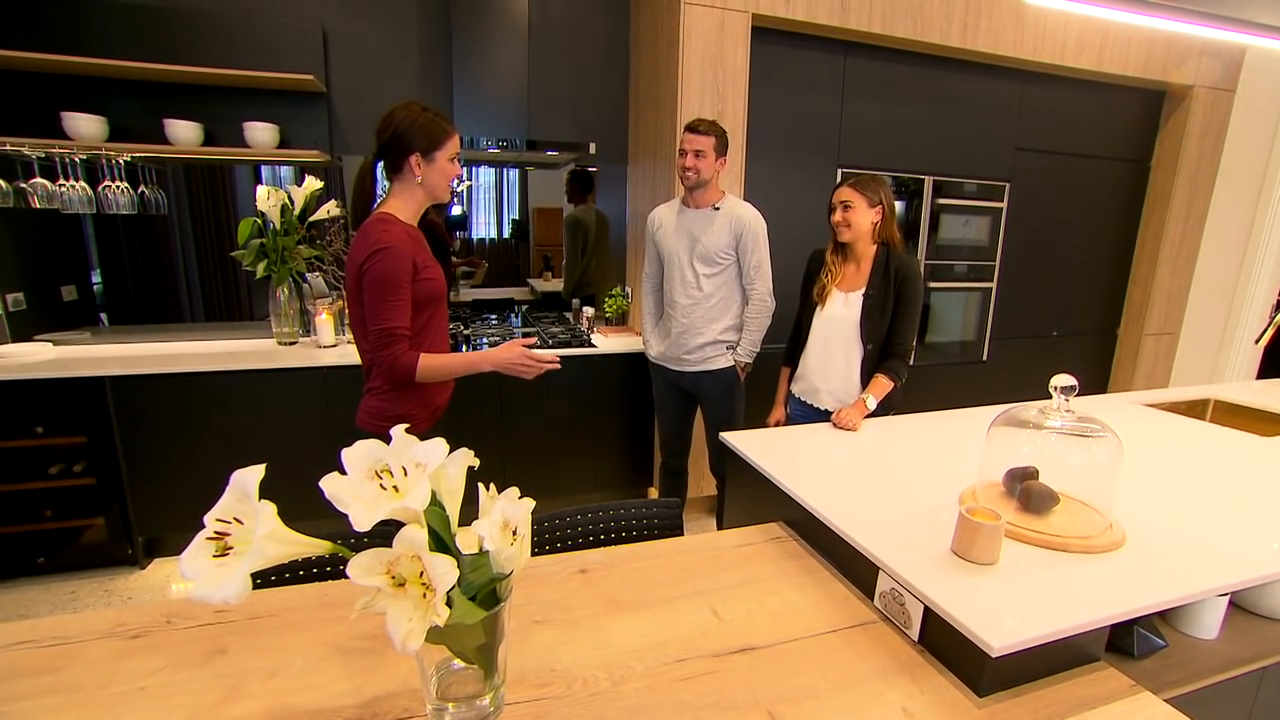
#> input picture frame 36 of Face recognition haar classifier/saved video/TEST.mp4, 1280 x 720 px
$ jupyter execute 'Face from video.ipynb'
#> lines starting #> are read from the running program, lines starting #| are printed output that depends on the picture; after the words box and inside, x2 and y2 are one past the last pixel; in counts of white or black regions, pixels touching at a corner belong together
[cell 1]
import cv2

[cell 2]
# Create a VideoCapture object and read from input file
# If the input is taken from the camera, pass 0 instead of the video file name.

cap = cv2.VideoCapture('TEST.mp4')

# initialize the face recognizer (default face haar cascade)
face_cascade = cv2.CascadeClassifier("cascades/haarcascade_frontalface_default.xml")

[cell 3]
while True:
    # read the image from the cam
    _, image = cap.read()
#> image is the input picture: shape (720, 1280, 3); mean B, G, R 70.4, 100.5, 130.3
    # converting to grayscale
    image_gray = cv2.cvtColor(image, cv2.COLOR_BGR2GRAY)
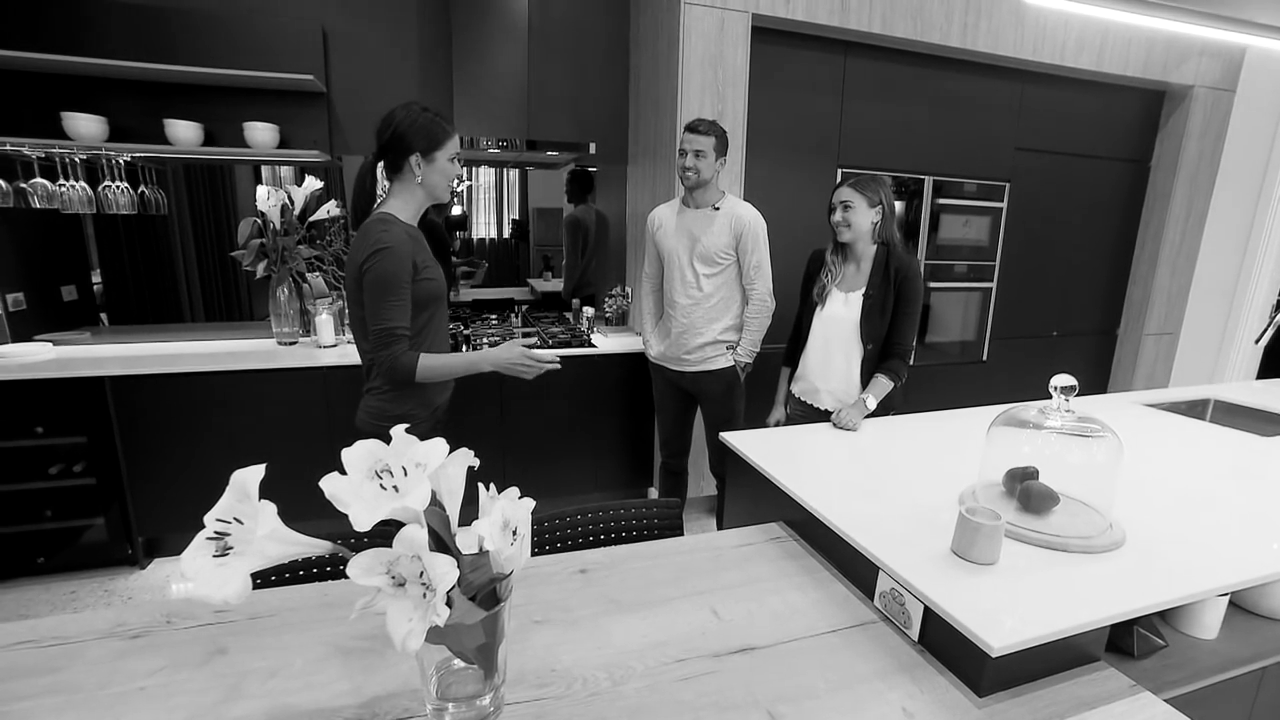
#> image_gray: shape (720, 1280); min 0, max 255, mean 106
    # detect all the faces in the image
    faces = face_cascade.detectMultiScale(image_gray, 1.3, 5)
#> faces = [[666, 135, 51, 51], [816, 184, 61, 61]]
    # print the number of faces detected
    print(f"{len(faces)} faces detected in the image.")
#| 2 faces detected in the image.

    # for every face, draw a blue rectangle
    for x, y, width, height in faces:
        cv2.rectangle(image, (x, y), (x + width, y + height), color=(255, 0, 0), thickness=2)
#> this loop made 2 passes
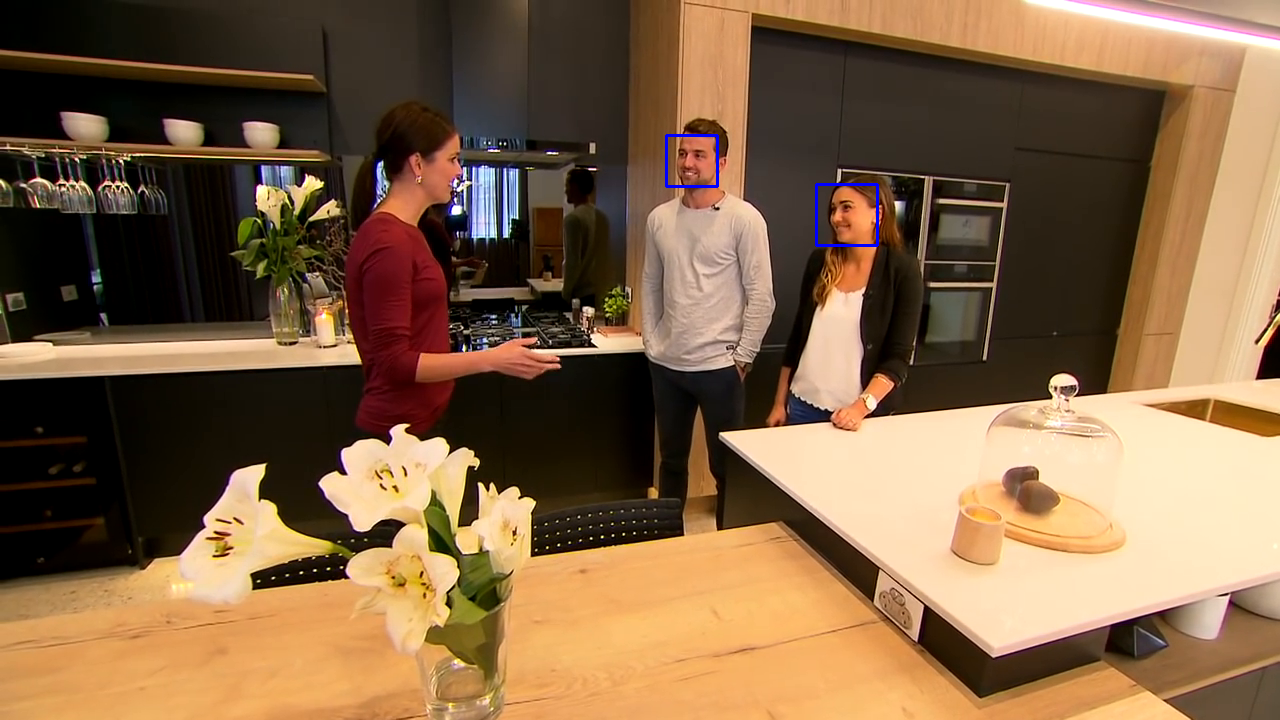
#> image: shape (720, 1280, 3); 0.14% of pixels changed, all inside (x1, y1, x2, y2) = (665, 134, 879, 247)
    cv2.imshow("image", image)
    if cv2.waitKey(1) == ord("q"):
#> (key q is pressed here)
        break
cap.release()
cv2.destroyAllWindows()

$ run again, starting later in the video
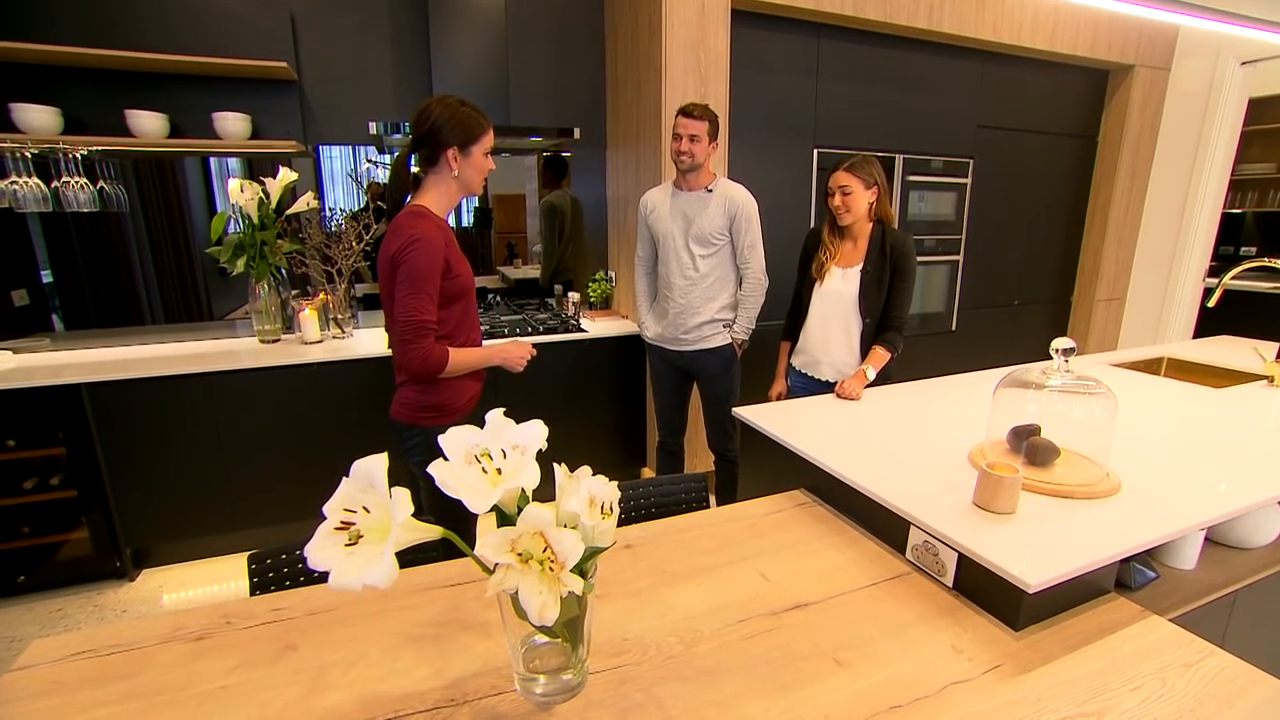
#> input picture frame 165 of Face recognition haar classifier/saved video/TEST.mp4, 1280 x 720 px
#> image is the input picture: shape (720, 1280, 3); mean B, G, R 73, 104.7, 135.7
#> `image_gray = cv2.cvtColor(image, cv2.COLOR_BGR2GRAY)`:
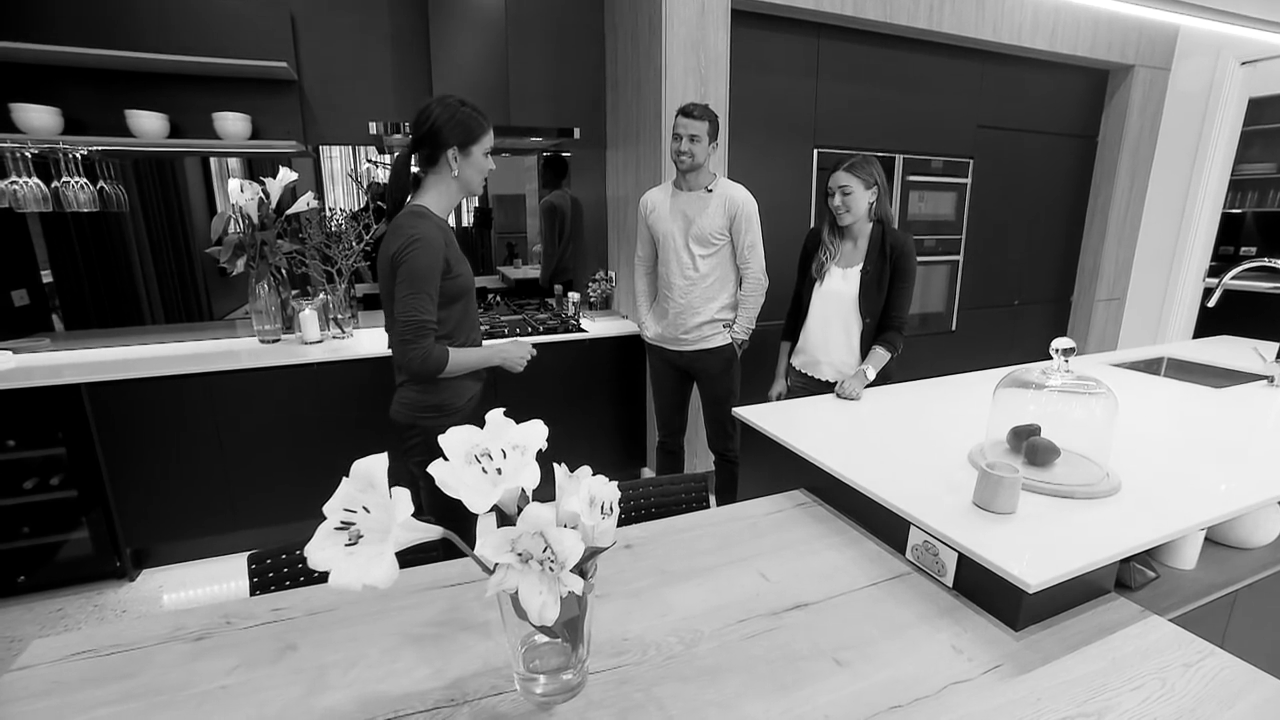
#> image_gray: shape (720, 1280); min 0, max 255, mean 110.4
#> faces = [[661, 120, 50, 50], [814, 169, 60, 60]]
#| 2 faces detected in the image.
#> the loop `for x, y, width, height in faces:` made 2 passes
#> after the loop `for x, y, width, height in faces:`:
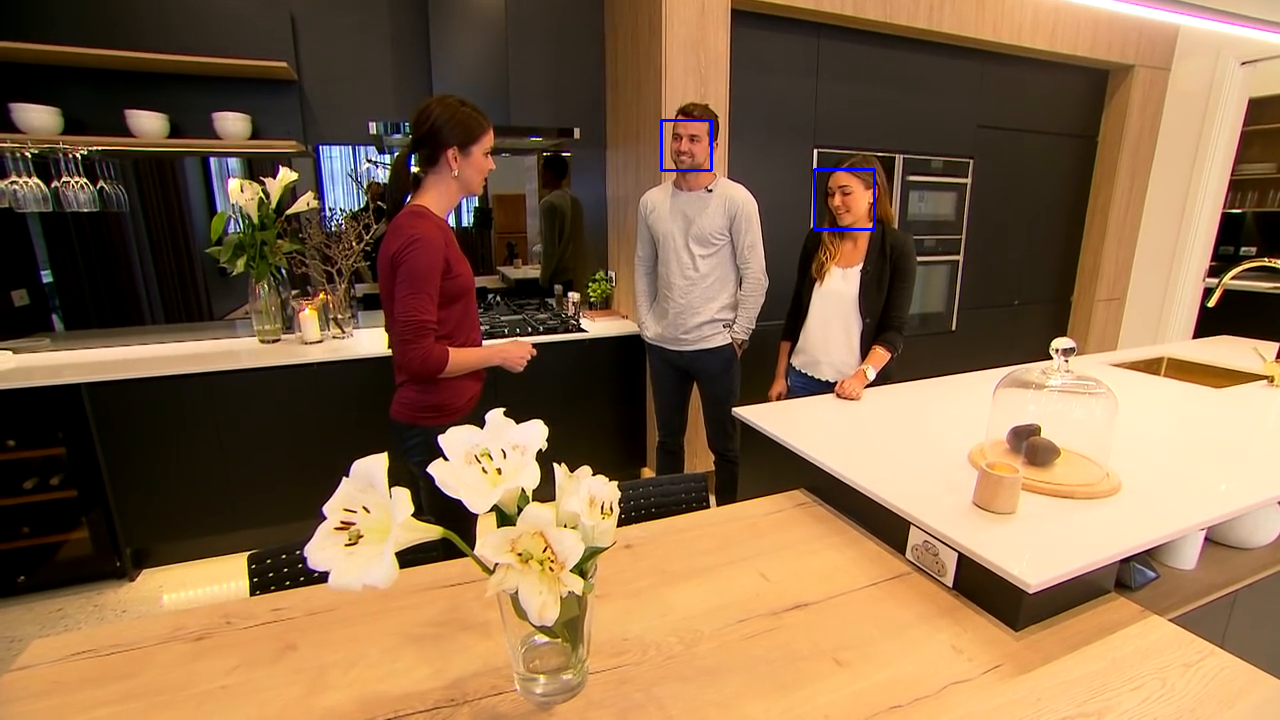
#> image: shape (720, 1280, 3); 0.14% of pixels changed, all inside (x1, y1, x2, y2) = (660, 119, 876, 231)

$ run again, starting later in the video
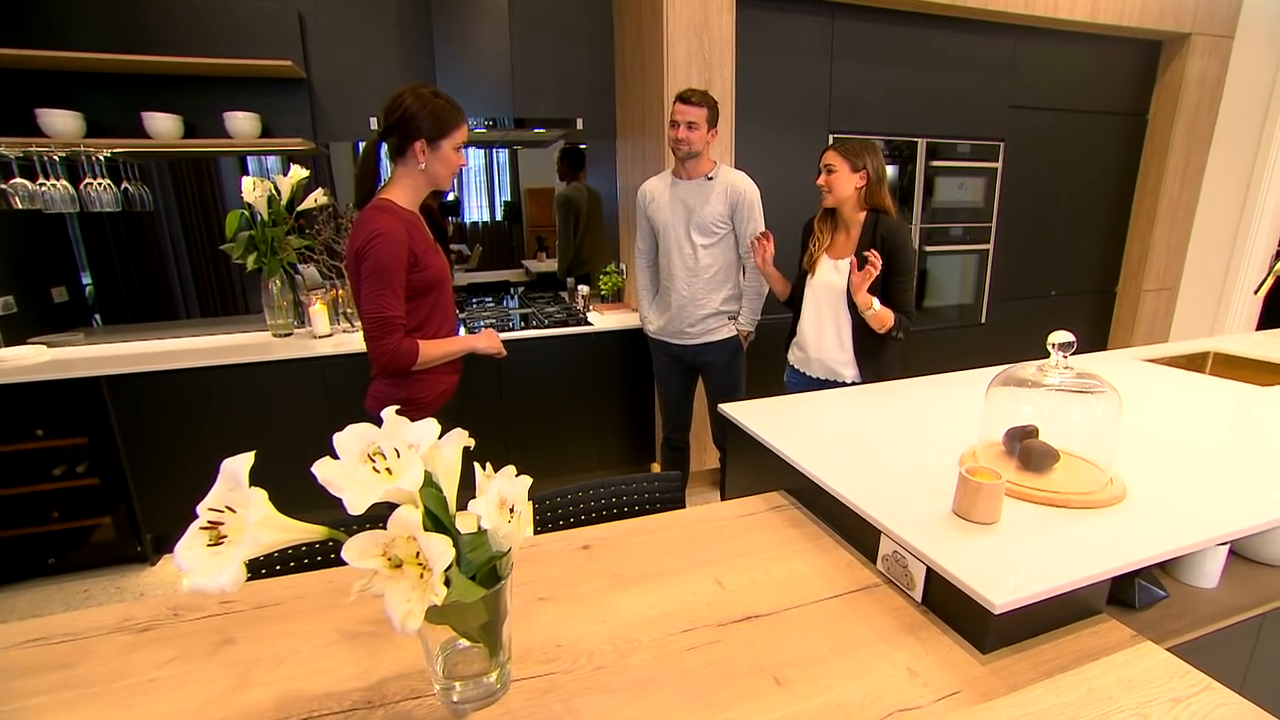
#> input picture frame 294 of Face recognition haar classifier/saved video/TEST.mp4, 1280 x 720 px
#> image is the input picture: shape (720, 1280, 3); mean B, G, R 73.9, 106.4, 135.9
#> `image_gray = cv2.cvtColor(image, cv2.COLOR_BGR2GRAY)`:
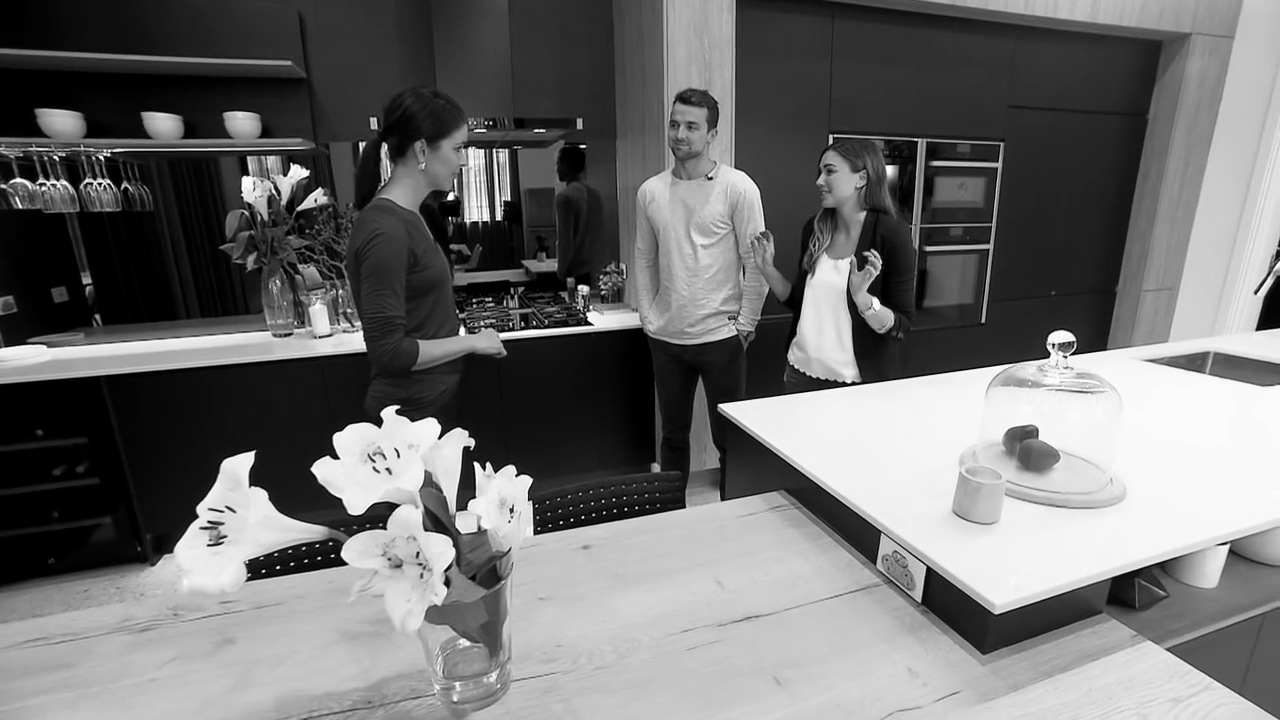
#> image_gray: shape (720, 1280); min 0, max 255, mean 111.5
#> faces = [[656, 106, 55, 55], [797, 153, 53, 53]]
#| 2 faces detected in the image.
#> the loop `for x, y, width, height in faces:` made 2 passes
#> after the loop `for x, y, width, height in faces:`:
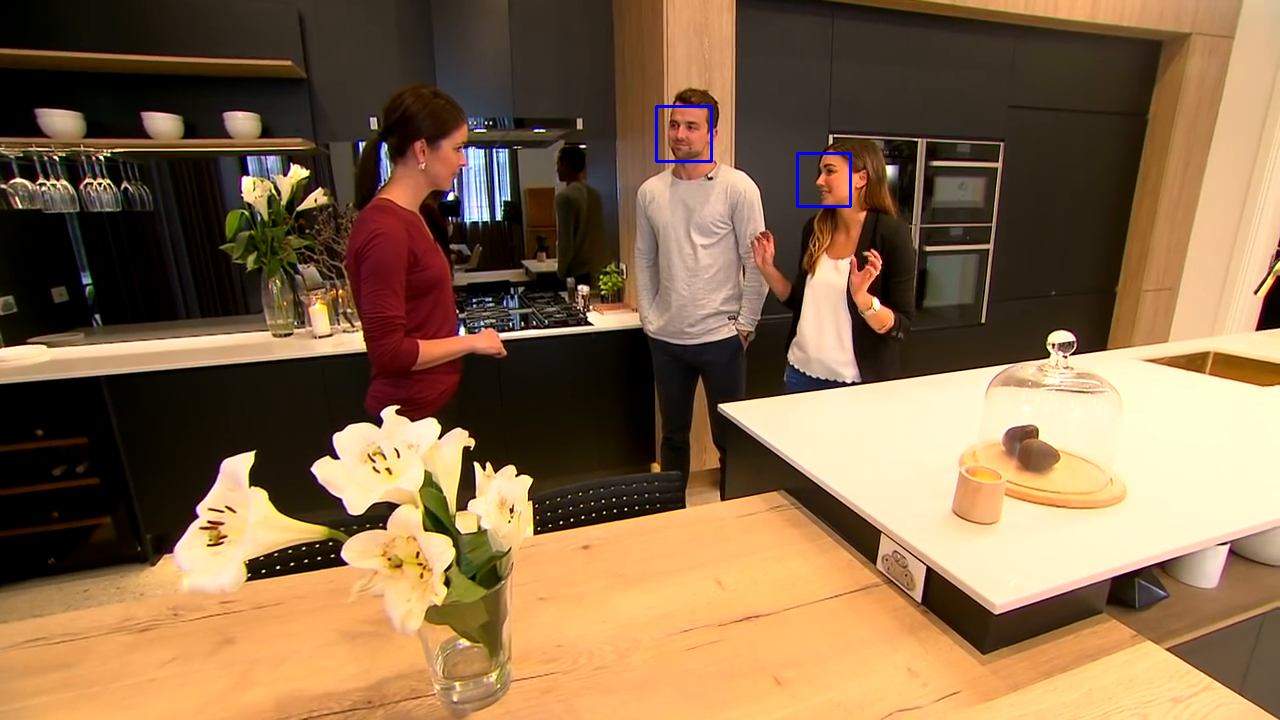
#> image: shape (720, 1280, 3); 0.14% of pixels changed, all inside (x1, y1, x2, y2) = (655, 105, 852, 208)
